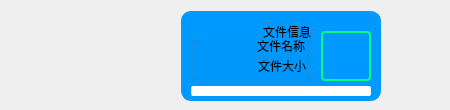
<?xml version="1.0" encoding="UTF-8"?>
<ui version="4.0">
 <class>sendFilebox</class>
 <widget class="QWidget" name="sendFilebox">
  <property name="geometry">
   <rect>
    <x>0</x>
    <y>0</y>
    <width>450</width>
    <height>110</height>
   </rect>
  </property>
  <property name="minimumSize">
   <size>
    <width>450</width>
    <height>110</height>
   </size>
  </property>
  <property name="maximumSize">
   <size>
    <width>450</width>
    <height>110</height>
   </size>
  </property>
  <property name="windowTitle">
   <string>Form</string>
  </property>
  <property name="styleSheet">
   <string notr="true">QLabel#recvmsg_lab{
	padding: 12px; 
	color: rgb(255, 255, 255);
	border-radius: 10px;
	background-color: rgb(0,153,255);
}

QLabel#background_lab{
	background-color: rgb(0,153,255);
	border-radius: 10px;
	border: 1px solid rgb(0,153,255);
}

QWidget#widget:hover{
	border-radius: 10px;
	border: 10px solid rgb(172, 172, 172);
}

QLabel#fileimg_lab{
	border-radius: 4px;
	border: 2px solid rgb(0, 255, 127);
}

QProgressBar#progressBar{
	border-radius: 2px;
}</string>
  </property>
  <layout class="QGridLayout" name="gridLayout">
   <item row="0" column="1">
    <widget class="QWidget" name="widget" native="true">
     <property name="minimumSize">
      <size>
       <width>202</width>
       <height>92</height>
      </size>
     </property>
     <property name="maximumSize">
      <size>
       <width>202</width>
       <height>92</height>
      </size>
     </property>
     <widget class="QLabel" name="background_lab">
      <property name="geometry">
       <rect>
        <x>0</x>
        <y>0</y>
        <width>200</width>
        <height>90</height>
       </rect>
      </property>
      <property name="minimumSize">
       <size>
        <width>200</width>
        <height>90</height>
       </size>
      </property>
      <property name="maximumSize">
       <size>
        <width>200</width>
        <height>90</height>
       </size>
      </property>
      <property name="text">
       <string/>
      </property>
     </widget>
     <widget class="QLabel" name="fileimg_lab">
      <property name="geometry">
       <rect>
        <x>140</x>
        <y>20</y>
        <width>50</width>
        <height>50</height>
       </rect>
      </property>
      <property name="minimumSize">
       <size>
        <width>50</width>
        <height>50</height>
       </size>
      </property>
      <property name="maximumSize">
       <size>
        <width>50</width>
        <height>50</height>
       </size>
      </property>
      <property name="text">
       <string/>
      </property>
      <property name="pixmap">
       <pixmap resource="../../image/Image.qrc">:/new/icons/icons/becurrent/file.png</pixmap>
      </property>
      <property name="scaledContents">
       <bool>true</bool>
      </property>
     </widget>
     <widget class="QGroupBox" name="groupBox_2">
      <property name="geometry">
       <rect>
        <x>10</x>
        <y>10</y>
        <width>120</width>
        <height>60</height>
       </rect>
      </property>
      <property name="minimumSize">
       <size>
        <width>120</width>
        <height>60</height>
       </size>
      </property>
      <property name="maximumSize">
       <size>
        <width>120</width>
        <height>60</height>
       </size>
      </property>
      <property name="title">
       <string>文件信息</string>
      </property>
      <property name="alignment">
       <set>Qt::AlignRight|Qt::AlignTrailing|Qt::AlignVCenter</set>
      </property>
      <widget class="QLabel" name="filename_lab">
       <property name="geometry">
        <rect>
         <x>4</x>
         <y>15</y>
         <width>110</width>
         <height>20</height>
        </rect>
       </property>
       <property name="minimumSize">
        <size>
         <width>110</width>
         <height>20</height>
        </size>
       </property>
       <property name="maximumSize">
        <size>
         <width>110</width>
         <height>20</height>
        </size>
       </property>
       <property name="text">
        <string>文件名称</string>
       </property>
       <property name="alignment">
        <set>Qt::AlignRight|Qt::AlignTrailing|Qt::AlignVCenter</set>
       </property>
      </widget>
      <widget class="QLabel" name="filesize_lab">
       <property name="geometry">
        <rect>
         <x>5</x>
         <y>35</y>
         <width>110</width>
         <height>20</height>
        </rect>
       </property>
       <property name="minimumSize">
        <size>
         <width>110</width>
         <height>20</height>
        </size>
       </property>
       <property name="maximumSize">
        <size>
         <width>110</width>
         <height>20</height>
        </size>
       </property>
       <property name="text">
        <string>文件大小</string>
       </property>
       <property name="alignment">
        <set>Qt::AlignRight|Qt::AlignTrailing|Qt::AlignVCenter</set>
       </property>
      </widget>
     </widget>
     <widget class="QProgressBar" name="progressBar">
      <property name="geometry">
       <rect>
        <x>10</x>
        <y>75</y>
        <width>180</width>
        <height>10</height>
       </rect>
      </property>
      <property name="minimumSize">
       <size>
        <width>180</width>
        <height>10</height>
       </size>
      </property>
      <property name="maximumSize">
       <size>
        <width>180</width>
        <height>10</height>
       </size>
      </property>
      <property name="value">
       <number>0</number>
      </property>
      <property name="textVisible">
       <bool>false</bool>
      </property>
     </widget>
    </widget>
   </item>
   <item row="0" column="2">
    <widget class="QLabel" name="headImg_lab">
     <property name="minimumSize">
      <size>
       <width>50</width>
       <height>50</height>
      </size>
     </property>
     <property name="maximumSize">
      <size>
       <width>50</width>
       <height>50</height>
      </size>
     </property>
     <property name="text">
      <string/>
     </property>
    </widget>
   </item>
   <item row="0" column="0">
    <spacer name="horizontalSpacer">
     <property name="orientation">
      <enum>Qt::Horizontal</enum>
     </property>
     <property name="sizeHint" stdset="0">
      <size>
       <width>40</width>
       <height>20</height>
      </size>
     </property>
    </spacer>
   </item>
  </layout>
 </widget>
 <resources>
  <include location="../../image/Image.qrc"/>
 </resources>
 <connections/>
</ui>
